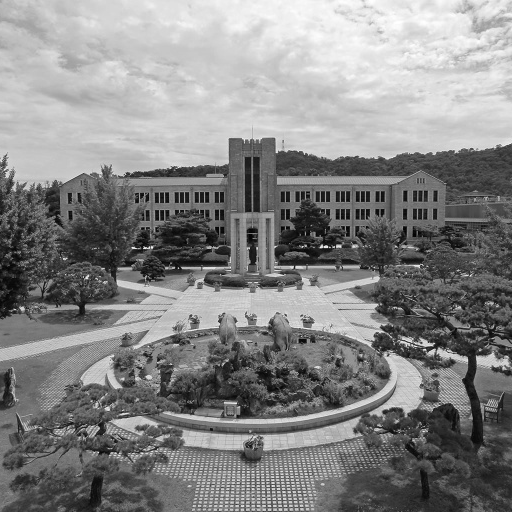
#> input picture DIP/hw1/dgu_gray.png, 512 x 512 px
$ python rotation_fw_bw.py
#> lines starting #> are read from the running program, lines starting #| are printed output that depends on the picture
#> further down, in_image is the input picture: shape (512, 512); min 1, max 255, mean 133.5
import cv2
import numpy as np


deg = 20


def forward_transform(img, angle):  # forward transformation
#> called with angle = 20
    height, width = img.shape
#> height = 512; width = 512
    forward_image = np.zeros((height, width), np.uint8)  # result image

    affine = np.array([[np.cos(np.radians(angle)), -np.sin(np.radians(angle)), 0],
                       [np.sin(np.radians(angle)), np.cos(np.radians(angle)), 0],
                       [0, 0, 1]])  # Affine transformation matrix

    for x in range(width):
        for y in range(height):
            p = affine.dot(np.array([x, y, 1]))

            xp = int(p[0])
            yp = int(p[1])

            if 0 <= yp < height and 0 <= xp < width:
                forward_image[yp, xp] = img[y, x]
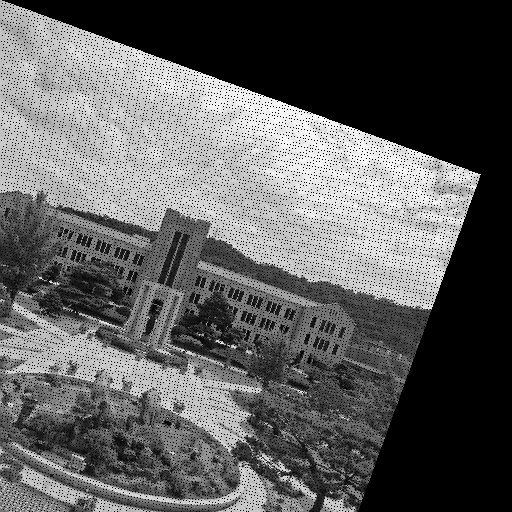
#> forward_image: shape (512, 512); min 0, max 255, mean 94.4
    return forward_image


def backward_transform(img, angle):  # backward transformation
#> called with angle = 20
    height, width = img.shape
#> height = 512; width = 512
    backward_image = np.zeros((height, width), np.uint8)  # origin image

    affine = np.array([[np.cos(np.radians(angle)), -np.sin(np.radians(angle)), 0],
                       [np.sin(np.radians(angle)), np.cos(np.radians(angle)), 0],
                       [0, 0, 1]])  # Affine transformation matrix

    affine_back = np.linalg.inv(affine)  # Calc inverse

    for x in range(width):
        for y in range(height):
            p = affine_back.dot(np.array([x, y, 1]))

            xp = int(p[0])
            yp = int(p[1])

            if 0 <= yp < height and 0 <= xp < width:
                backward_image[yp, xp] = img[y, x]
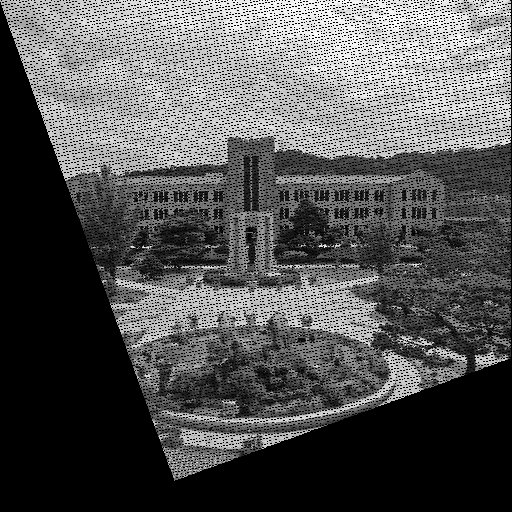
#> backward_image: shape (512, 512); min 0, max 255, mean 86
    return backward_image


in_image = cv2.imread('dgu_gray.png', 0)  # img2numpy

forward_image = forward_transform(in_image, deg)

backward_image = backward_transform(forward_image, deg)

stack_image = np.vstack([forward_image,backward_image])
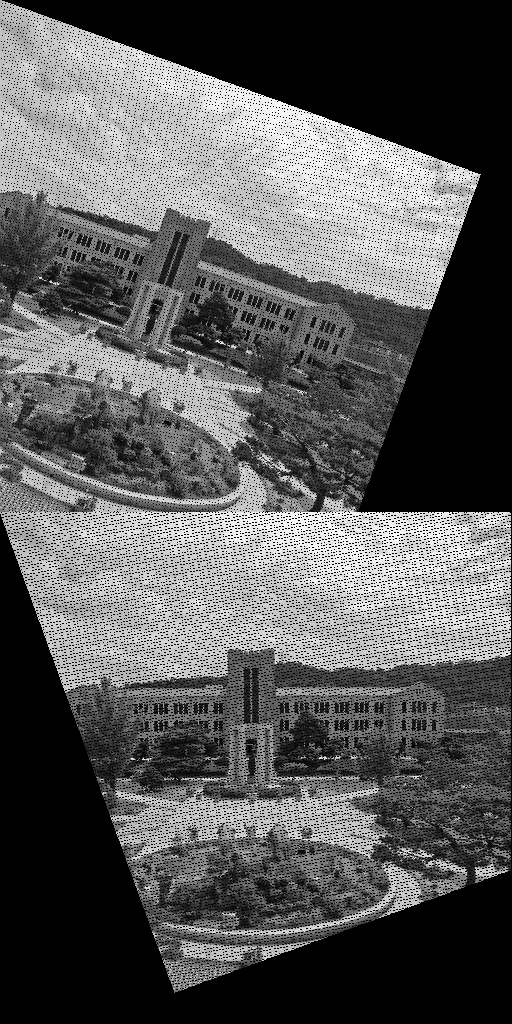
#> stack_image: shape (1024, 512); min 0, max 255, mean 90.2
cv2.imshow('Stack Image', stack_image)

cv2.imwrite('dgu_gray_stack.png', stack_image)

cv2.waitKey()
